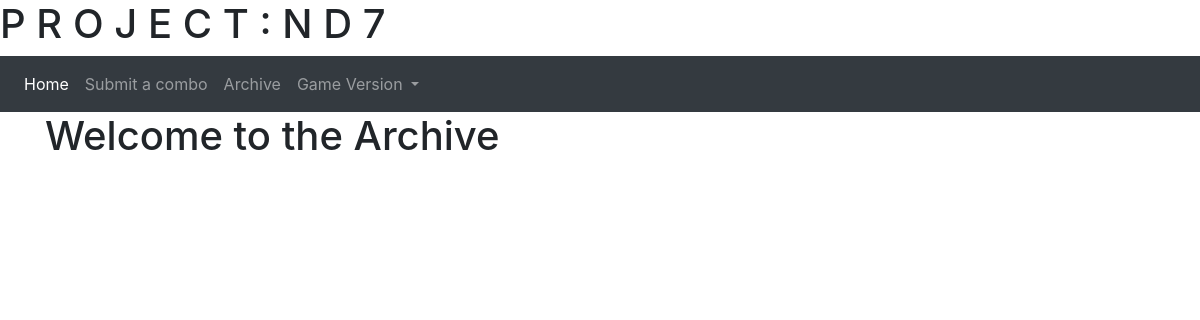
Before: /polls/list/ with the older database file.
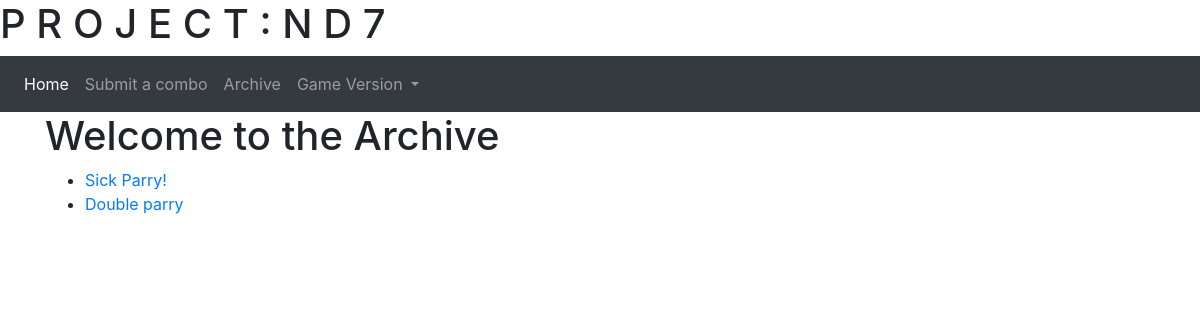
After: the same page with the newer database file.
### polls/models.py (models this page shows)
class video(models.Model):
    pub_date = models.DateField()
    character_name = models.CharField(max_length=255)
    smash_tag = models.CharField(max_length=255)
    video_titel = models.CharField(max_length=255)
    iframe_url = models.CharField(max_length=255)
    def __str__(self):
        return self.video_titel

### polls/views.py (the view)
# urls.py: path('list/', views.polls_list, name='list'),
def polls_list(request):
    polls = video.objects.all()
    context = {'polls': polls}
    return render(request, 'polls/polls_list.html', context)

### polls/templates/polls/polls_list.html
{% include 'navbar.html' %}
<div class="container">
    <h1>Welcome to the Archive </h1>
   <ul>
    {% for poll in polls %}
        <li><a href="{% url 'polls:detail' poll.id %}" >  {{ poll }}</a></li>
    {% endfor %}
   </ul>
</div>

### templates/navbar.html (shortened to what this page needs)
    <head>
        <link rel="stylesheet" href="https://stackpath.bootstrapcdn.com/bootstrap/4.1.3/css/bootstrap.min.css">
        {% load static %}
       <link rel='stylesheet' type='text/css' href="{% static 'polls/styles.css' %}">
    </head>
       <body>
            <h1>P R O J E C T : N D 7</h1>
                     <nav class="navbar navbar-expand-lg navbar-dark bg-dark">
                            <div class="collapse navbar-collapse" id="navbarNavDropdown">
                                <ul class="navbar-nav">
                                  <li class="nav-item active">
                                    <a class="nav-link" href="{% url 'home' %}">Home <span class="sr-only">(current)</span></a>
                                  </li>
                                  <li class="nav-item">
                                    <a class="nav-link" href="\submit\">Submit a combo</a>
                                  </li>
                                  <li class="nav-item">
                                    <a class="nav-link" href="{% url 'polls:list' %}">Archive</a>
                                  </li>
                                  <li class="nav-item dropdown">
                                    <a class="nav-link dropdown-toggle" href="#" id="navbarDropdownMenuLink" role="button" data-toggle="dropdown" aria-haspopup="true" aria-expanded="false">
                                      Game Version
                                    </a>
                                  </li>
                                </ul>
                            </div>
                        </nav>
        </body>
</html>

Changed rows visible on the page:
added video: video_titel "Sick Parry!"
added video: video_titel "Double parry"
